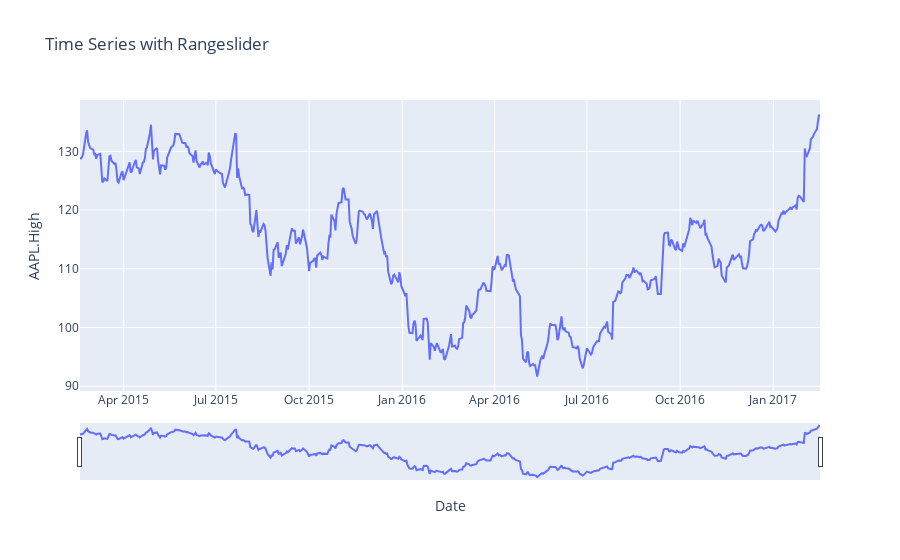

The notebook cell saved with this chart:
### Code cell
import plotly.express as px
import pandas as pd

df = pd.read_csv('https://raw.githubusercontent.com/plotly/datasets/master/finance-charts-apple.csv')

fig = px.line(df, x='Date', y='AAPL.High', title='Time Series with Rangeslider')

fig.update_xaxes(rangeslider_visible=True)

upload("Apple stock prices", fig.to_json())
fig.show()

### Figure 1 — Plotly figure (JSON) as saved in the notebook; plotly's stock layout.template omitted (floating-point values rounded to 4 significant figures; data arrays with more than 128 entries replaced by an {"elided": "..."} marker saying what was removed)
{"data": [{"hovertemplate": "Date=%{x}<br>AAPL.High=%{y}<extra></extra>", "legendgroup": "", "line": {"color": "#636efa", "dash": "solid"}, "marker": {"symbol": "circle"}, "mode": "lines", "name": "", "orientation": "v", "showlegend": false, "type": "scatter", "x": {"elided": "506 str values"}, "xaxis": "x", "y": {"elided": "506 float values"}, "yaxis": "y"}], "layout": {"legend": {"tracegroupgap": 0}, "title": {"text": "Time Series with Rangeslider"}, "xaxis": {"anchor": "y", "domain": [0, 1], "rangeslider": {"visible": true}, "title": {"text": "Date"}}, "yaxis": {"anchor": "x", "domain": [0, 1], "title": {"text": "AAPL.High"}}}}
